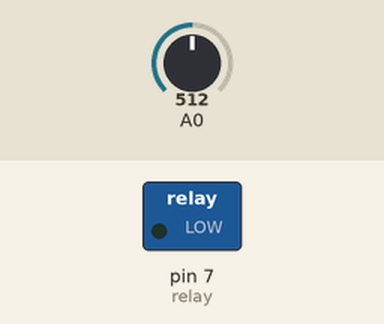
This sketch was run on a simulated Arduino Uno, built with avr-gcc and run on an emulated ATmega328P. Parts: switched loads named in the sketch (green lamp = pin HIGH). The inputs (shaded band) are chosen by the test bench; at power-on: A0 = 512. What the sketch prints to the serial monitor is not drawn.

Above: at 1.1 s.
At 3.1 s:
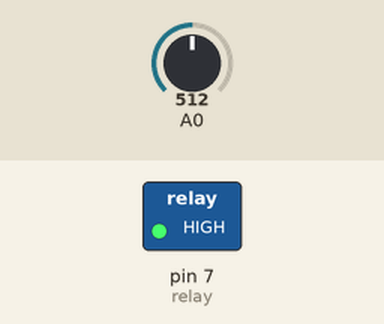
Timing chart, 0 to 5.3 s (numbered marks = the images above):
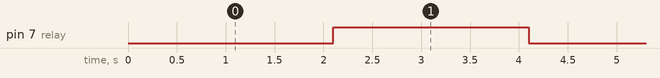

The sketch:

TestPumpRelay.ino
```cpp
int relay = 7;
int val = 0;
void setup() {
  // put your setup code here, to run once:
  pinMode(relay,OUTPUT);
 // digitalWrite(relay,HIGH);
  Serial.begin(9600);
  delay(100);
 Serial.println("started");
}

void loop() {
  // put your main code here, to run repeatedly:
  delay(2000);

  digitalWrite(relay,HIGH);
  delay(1000);
  val = analogRead(0);
  Serial.println(val);
  delay(1000);
  digitalWrite(relay,LOW);
}
```

Measured:
- by itself, pin 7 (relay): alternates HIGH for 2.0 s and LOW for 2.0 s
